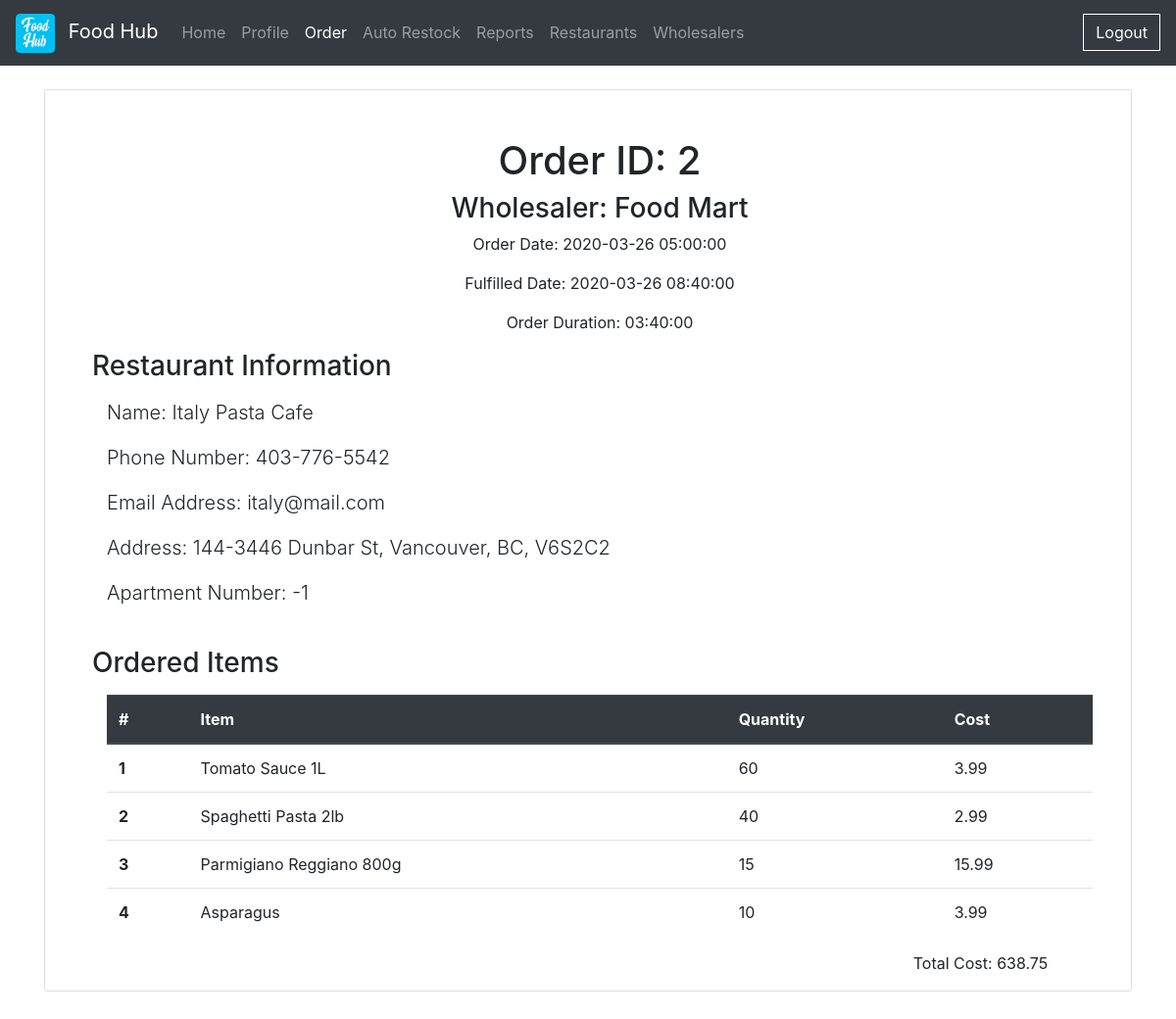
The page /inventoryorder.php?ID=2 (signed in) on the database its author committed.
### tables this page shows
CREATE TABLE IF NOT EXISTS `inventoryorder` (
  `OID` int(11) NOT NULL AUTO_INCREMENT,
  `RestaurantUID` int(11) DEFAULT NULL,
  `WholesalerUID` int(11) DEFAULT NULL,
  `OrderDate` datetime NOT NULL,
  `FulfilledDate` datetime NOT NULL,
  PRIMARY KEY (`OID`),
  KEY `WholesalerUID` (`WholesalerUID`),
  KEY `RestaurantUID` (`RestaurantUID`),
  KEY `OrderDate` (`OrderDate`,`FulfilledDate`)
);

CREATE TABLE IF NOT EXISTS `wholesaler` (
  `UID` int(11) NOT NULL AUTO_INCREMENT,
  `AID` int(11) NOT NULL,
  `Name` varchar(32) NOT NULL,
  `PhoneNumber` varchar(11) NOT NULL,
  `EmailAddress` varchar(64) NOT NULL,
  `Password` varchar(64) DEFAULT NULL,
  PRIMARY KEY (`UID`),
  UNIQUE KEY `EmailAddress` (`EmailAddress`),
  KEY `AID` (`AID`)
);

CREATE TABLE IF NOT EXISTS `orderduration` (
  `OrderDate` datetime NOT NULL,
  `FulfilledDate` datetime NOT NULL DEFAULT '1000-01-01 00:00:00',
  `OrderDuration` int(11) NOT NULL DEFAULT '-1',
  PRIMARY KEY (`OrderDate`,`FulfilledDate`)
);

CREATE TABLE IF NOT EXISTS `restaurant` (
  `UID` int(11) NOT NULL AUTO_INCREMENT,
  `AID` int(11) NOT NULL,
  `Name` varchar(32) NOT NULL,
  `PhoneNumber` varchar(11) NOT NULL,
  `EmailAddress` varchar(64) NOT NULL,
  `Password` varchar(64) DEFAULT NULL,
  PRIMARY KEY (`UID`),
  UNIQUE KEY `EmailAddress` (`EmailAddress`),
  KEY `AID` (`AID`)
);

CREATE TABLE IF NOT EXISTS `address` (
  `AID` int(11) NOT NULL AUTO_INCREMENT,
  `Street` varchar(32) DEFAULT NULL,
  `HouseNumber` int(11) NOT NULL,
  `ApartmentNumber` int(11) NOT NULL DEFAULT '-1',
  `PostalCode` char(6) NOT NULL,
  PRIMARY KEY (`AID`),
  KEY `PostalCode` (`PostalCode`)
);

CREATE TABLE IF NOT EXISTS `postalcode` (
  `PostalCode` char(6) NOT NULL,
  `Province` enum('BC','AB','SK','MB','ON','QC','NL','NS','PE','NB','NT','YT','NU') DEFAULT NULL,
  `City` varchar(32) DEFAULT NULL,
  PRIMARY KEY (`PostalCode`)
);

CREATE TABLE IF NOT EXISTS `inventoryorderitems` (
  `OID` int(11) NOT NULL,
  `UID` int(11) NOT NULL,
  `IID` int(11) NOT NULL,
  `Amount` int(11) NOT NULL,
  PRIMARY KEY (`OID`,`UID`,`IID`),
  KEY `UID` (`UID`,`IID`)
);

CREATE TABLE IF NOT EXISTS `inventoryitem` (
  `UID` int(11) NOT NULL,
  `IID` int(11) NOT NULL,
  `INID` int(11) NOT NULL,
  `Name` varchar(32) NOT NULL,
  `Cost` decimal(10,2) NOT NULL,
  `Amount` int(11) NOT NULL,
  PRIMARY KEY (`UID`,`IID`),
  KEY `INID` (`INID`)
);

### includes/inventoryorder.inc.php (the view, shortened to what this page needs)
<?php
if (isset($_GET["ID"])) {
    $sql = "SELECT restaurant.Name AS RestaurantName,
                restaurant.PhoneNumber,
                restaurant.EmailAddress,
                wholesaler.Name AS WholesalerName,
                wholesaler.UID,
                address.Street,
                address.HouseNumber,
                address.ApartmentNumber,
                address.PostalCode,
                postalcode.Province,
                postalcode.City,
                inventoryorder.OID,
                inventoryorder.OrderDate,
                inventoryorder.FulfilledDate,
                orderduration.OrderDuration
            FROM inventoryorder
            INNER JOIN orderduration ON inventoryorder.OrderDate=orderduration.OrderDate AND inventoryorder.FulfilledDate=orderduration.FulfilledDate
            INNER JOIN restaurant ON restaurant.UID=inventoryorder.RestaurantUID
            INNER JOIN wholesaler ON wholesaler.UID=inventoryorder.WholesalerUID
            INNER JOIN address ON restaurant.AID=address.AID
            INNER JOIN postalcode ON address.PostalCode=postalcode.PostalCode
            WHERE inventoryorder.OID=? AND inventoryorder.";
    if ($_SESSION["AccountType"] === "Wholesaler") {
        $sql .= "WholesalerUID=?";
    } else if ($_SESSION["AccountType"] === "Restaurant") {
        $sql .= "RestaurantUID=?";
    }
    $stmt = mysqli_stmt_init($mysqli);
    if (!mysqli_stmt_prepare($stmt, $sql)) {
        header("Location: ./profile.php?error=sqlerror1");
        exit();
    } else {
        mysqli_stmt_bind_param($stmt, "ii", $_GET["ID"], $_SESSION["UID"]);
        mysqli_stmt_execute($stmt);
        $results = mysqli_stmt_get_result($stmt);
        $result = mysqli_fetch_assoc($results);
        echo '<div class="container card mt-4">
                    <div class="order-template">
                        <h1 style="text-align: center;">Order ID: '.$result["OID"].'</h1>
                        <h3 style="text-align: center; text: #ffffff;"><a class="plain-anchor" href="../wholesaler.php?ID='.$result["UID"].'">Wholesaler: '.$result["WholesalerName"].'</a></h3>
                        <p style="text-align: center;">Order Date: '.$result["OrderDate"].'</p>
                        <p style="text-align: center;">Fulfilled Date: ';
        if ($result["FulfilledDate"] === "1000-01-01 00:00:00") {
            $isFulfilled = false;
            echo 'In Progress</p>';
        } else {
            echo ''.$result["FulfilledDate"].'</p>';
        }
        $timeFormat = "";
        if ($result["OrderDuration"] < 0) {
            $timeFormat = "-";
        } else {
            $hours = floor($result["OrderDuration"] / 3600);
            $mins = floor($result["OrderDuration"] / 60 % 60);
            $secs = floor($result["OrderDuration"] % 60);
            $timeFormat = sprintf('%02d:%02d:%02d', $hours, $mins, $secs);
        }
        echo '<p style="text-align: center;">Order Duration: '.$timeFormat.'</p>
                        <div class="row">
                            <h3>Restaurant Information</h3>
                            <hr class="my-4">
                        </div>
                        <div class="row">
                            <div class="col"><p class="lead">Name: '.$result["RestaurantName"].'</p></div>
                        </div>
                        <div class="row">
                            <div class="col"><p class="lead">Phone Number: '.preg_replace("/^(\d{3})(\d{3})(\d{4})$/", "$1-$2-$3", $result["PhoneNumber"]).'</p></div>
                        </div>
                        <div class="row">
                            <div class="col"><p class="lead">Email Address: '.$result["EmailAddress"].'</p></div>
                        </div>
                        <div class="row">
                            <div class="col"><p class="lead">Address: '.$result["HouseNumber"].'-'.$result["Street"].', '.$result["City"].', '.$result["Province"].', '.$result["PostalCode"].'</div>
                        </div>
                        <div class="row">
                            <div class="col"><p class="lead">Apartment Number: '.$result["ApartmentNumber"].'</div>
                        </div>
                        <div class="row pt-4">
                            <h3>Ordered Items</h3>
                            <hr class="my-4">
                        </div>
                        <table class="table" id="order-items">
                            <thead class="thead-dark">
                            <tr>
                                <th>#</th>
                                <th>Item</th>
                                <th>Quantity</th>
                                <th>Cost</th>
                            </tr>
                            </thead>
                            <tbody>';
        $sql = "SELECT inventoryorderitems.Amount, inventoryitem.Name, inventoryitem.Cost
                    FROM inventoryorderitems
                    INNER JOIN inventoryitem ON inventoryorderitems.UID=inventoryitem.UID AND inventoryorderitems.IID=inventoryitem.IID
                    WHERE OID=?";
        $stmt = mysqli_stmt_init($mysqli);
        $totalprice = 0.00;
        if (!mysqli_stmt_prepare($stmt, $sql)) {
            header("Location: ./profile.php?error=sqlerror2");
            exit();
        } else {
            mysqli_stmt_bind_param($stmt, "i", $_GET["ID"]);
            mysqli_stmt_execute($stmt);
            $results = mysqli_stmt_get_result($stmt);
            $orderNumber = 1;
            while ($rows = mysqli_fetch_assoc($results)) {
                echo'
                    <tr>
                        <th scape="row">' . $orderNumber . '</th>
                        <td>' . $rows["Name"] . '</td>
                        <td>' . $rows["Amount"] . '</td>
                        <td>' . $rows["Cost"] . '</td>
                    </tr>
                    ';
                $orderNumber += 1;
                $totalprice += $rows["Cost"] * $rows["Amount"];
            };
        }
        settype($totalprice, "double");
        echo '</tbody></table>
                  <div class="row">
                    <div class="col-9"></div>
                    <div class="col-3"><p style="text-align: center;">Total Cost: '.number_format((float)$totalprice, 2, '.', '').'</p></div>
                  </div>';
        echo '</div></div>';
    }
} else {
    header("Location: ../index.php");
    exit();
}
?>

### public/stylesheets/style.css (style rules this page uses)
body:after { display:none; content: url("../images/landing/RestaurantLandingGrey.png") url("../images/landing/WholesalerLandingGrey.png") url("../images/landing/CustomerLandingGrey.png"); }
.order-template { padding: 3rem 1.5rem 0rem 3rem; }
.plain-anchor { display: block; color: inherit; }

### rows shown on the page
inventoryorder: OID "2", WholesalerUID.Name "Food Mart", OrderDate "2020-03-26 05:00:00", FulfilledDate "2020-03-26 08:40:00", orderduration.OrderDuration "03:40:00", RestaurantUID.Name "Italy Pasta Cafe", RestaurantUID.PhoneNumber "403-776-5542", RestaurantUID.EmailAddress "italy@mail.com", address.HouseNumber "144", address.Street "3446 Dunbar St", postalcode.City "Vancouver", postalcode.Province "BC", address.PostalCode "V6S2C2", address.ApartmentNumber "-1"
inventoryorderitems: inventoryitem.Name "Tomato Sauce 1L", Amount "60", inventoryitem.Cost "3.99"
inventoryorderitems: inventoryitem.Name "Spaghetti Pasta 2lb", Amount "40", inventoryitem.Cost "2.99"
inventoryorderitems: inventoryitem.Name "Parmigiano Reggiano 800g", Amount "15", inventoryitem.Cost "15.99"
inventoryorderitems: inventoryitem.Name "Asparagus", Amount "10", inventoryitem.Cost "3.99"

### other values the page prints
$totalprice "638.75"
